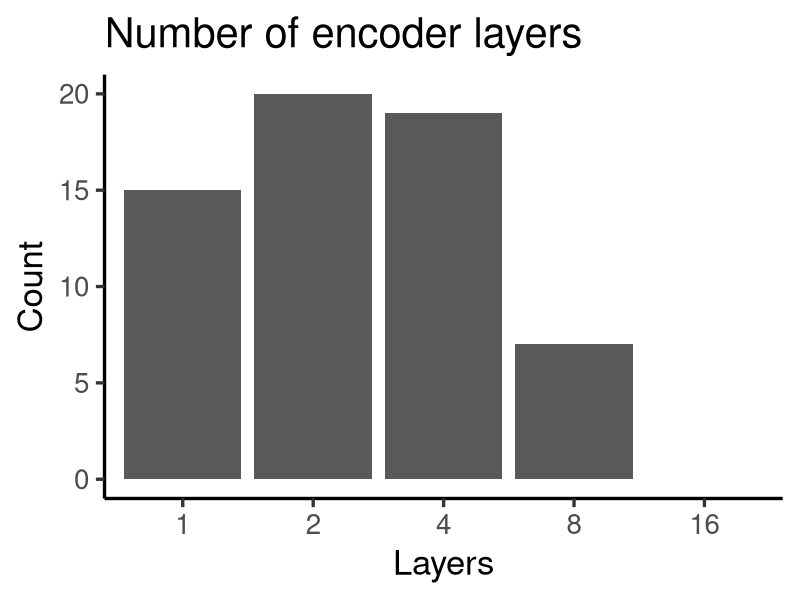

Write the R code that produced this figure. (Note: this script raises an error after producing the figure.)
rm(list=ls())

library(tidyverse)
df <- read.csv("hyperparameter_selection_precise.csv", sep = ";")%>% 
  separate(X.Parameters, 
           into = c('lr','layers', 'dropout', 
                    'mask_prob', 'upscale_dim', 
                    'batch_size', 'num_heads', 
                    'inner_dim'), 
           sep = ",") %>%
  mutate(lr = gsub("\\{\\'lr\\': ", "", lr),
         layers = gsub("\\'num_layers\\': ", "", layers),
         dropout = gsub("\\'dropout\\': ", "", dropout),
         mask_prob = gsub("\\'mask_prob\\': ", "", mask_prob),
         upscale_dim = gsub("\\'upscale_dim\\': ", "", upscale_dim),
         batch_size =  gsub("\\'batch_size\\': ", "", batch_size),
         num_heads =  gsub("\\'num_heads\\': ", "", num_heads),
         inner_dim =  gsub("\\'inner_dim\\': ", "", inner_dim),
         inner_dim = gsub("\\}", "", inner_dim)
  )

minima <- df %>%
  filter(Precise_loss < 0.0001)

# what are the best params?
minima <- minima %>%
  select(-X.Tune.loss) %>%
  mutate_if(is.character, as.numeric)

minima %>% count(layers)
layer_plot <- minima %>% 
  mutate(layers = as.factor(layers),
         layers = fct_expand(layers,"16")) %>%
  ggplot() +
  scale_x_discrete(name = "Layers", drop = FALSE) +
  geom_bar(aes(x = layers), stat = "Count") + 
  theme_classic(base_size = 25) + 
  ylab("Count") +
  ggtitle("Number of encoder layers")
layer_plot
ggsave("img/layer_plot.pdf", width = 8, height = 8)

minima %>% count(lr)
lr_plot <- minima %>% 
  count(lr) %>%
  ggplot(aes(x=lr, y=n)) +
  geom_bar(stat="identity") +
  theme_classic(base_size = 25) + 
  ylab("Count") +
  xlab("Learning rate") +
  ggtitle("Learning rate")
lr_plot
ggsave("img/lr_plot.pdf", width = 8, height = 8)

minima %>% count(dropout)
dropout_plot <- minima %>% 
  count(dropout) %>%
  ggplot(aes(x=dropout, y=n)) +
  geom_bar(stat="identity") +
  theme_classic(base_size = 25) + 
  ylab("Count") +
  xlab("Dropout probability") +
  ggtitle("Dropout rate")
dropout_plot
ggsave("img/dropout_plot.pdf", width = 8, height = 8)

minima %>% count(mask_prob)
mask_plot <- minima %>% 
  count(mask_prob) %>%
  ggplot(aes(x=mask_prob, y=n)) +
  geom_bar(stat="identity") +
  theme_classic(base_size = 25) + 
  ylab("Count") +
  xlab("Masking probability") +
  ggtitle("Probability of masking")
mask_plot
ggsave("img/mask_plot.pdf", width = 8, height = 8)

minima %>% count(upscale_dim)
upscale_plot <- minima %>% 
  mutate(upscale_dim = as.factor(upscale_dim),
         upscale_dim = fct_expand(upscale_dim, "14", "512", "1024"),
         upscale_dim = factor(upscale_dim, levels(upscale_dim)[c(5,1,2,3,4,6,7)])) %>%
  ggplot() +
  scale_x_discrete(name = "Dimensions", drop = FALSE) + 
  geom_bar(aes(x = upscale_dim), stat = "Count") + 
  theme_classic(base_size = 25) + 
  ylab("Count") +
  ggtitle("Upscale dimensions") 
upscale_plot
ggsave("img/upscale_plot.pdf", width = 8, height = 8)

minima %>% count(num_heads)
heads_plot <- minima %>% 
  mutate(num_heads = as.factor(num_heads),
         num_heads = fct_expand(num_heads, "256")) %>%
  ggplot() +
  scale_x_discrete(name = "Heads", drop = FALSE) +
  geom_bar(aes(x = num_heads), stat = "Count") + 
  theme_classic(base_size = 25) + 
  ylab("Count") +
  xlab("Heads") +
  ggtitle("Number of heads")
heads_plot
ggsave("img/heads_plot.pdf", width = 8, height = 8)

minima %>% count(inner_dim)
inner_dim_plot <- minima %>% 
  mutate(inner_dim = as.factor(inner_dim),
         inner_dim = fct_expand(inner_dim, "2048")) %>%
  ggplot() +
  scale_x_discrete(name = "Inner dimensions", drop = FALSE) +
  geom_bar(aes(x = inner_dim), stat = "Count") + 
  theme_classic(base_size = 25) + 
  ylab("Count") +
  ggtitle("Inner dimensions")
inner_dim_plot
ggsave("img/inner_dim_plot.pdf", width = 8, height = 8)

#########################

minima %>% 
  count(layers, lr, dropout, mask_prob, 
        upscale_dim, batch_size, num_heads, inner_dim)



minima %>% 
  arrange(Precise_loss) %>%
  slice(1:5)

